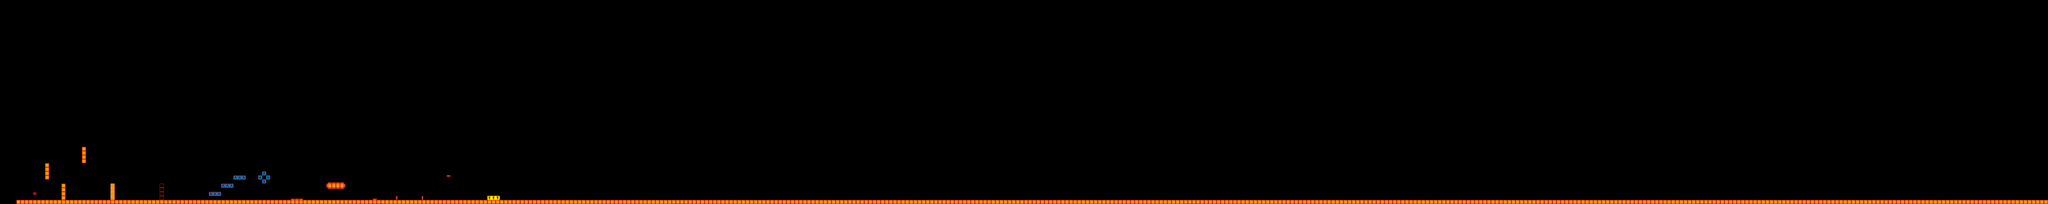

A 2D game scene composited from a Tiled map and its tileset images. What follows is a short description and the map's XML, with each tile layer's data collapsed to a summary:
An orthogonal 500x50 tile map with 32x32 px tiles, 2 tile layers (2, 1), 3 tilesets and 11 objects (Fall, Spawn, Wall, Wall texture, Wall collision, ...).

<map version="1.10" tiledversion="1.11.2" orientation="orthogonal" renderorder="right-down" width="500" height="50" tilewidth="32" tileheight="32" infinite="0" nextlayerid="4" nextobjectid="23">
 <tileset firstgid="1" source="../tilesets/ts_main.tsx" />
 <tileset firstgid="6" source="../tilesets/ts_prototype.tsx" />
 <tileset firstgid="38" source="../tilesets/ts_bricks.tsx" />
 <objectgroup id="3" name="text">
  <object id="11" name="Fall" x="40.5" y="1508.5" width="83" height="19">
   <text wrap="1">Fall / R to reset</text>
  </object>
  <object id="13" name="Spawn" x="231.167" y="1505.83" width="83" height="19">
   <text wrap="1">Spawn</text>
  </object>
  <object id="14" name="Wall" x="457.833" y="1412.5" width="83" height="19">
   <text wrap="1">Wall with collision and texture</text>
  </object>
  <object id="15" name="Wall texture" x="837.833" y="1403.17" width="83" height="19">
   <text wrap="1">Just texture</text>
  </object>
  <object id="16" name="Wall collision" x="1222.5" y="1400.5" width="83" height="19">
   <text wrap="1">Invisible wall (only collisions)</text>
  </object>
  <object id="17" name="DJump" x="474.5" y="1204.5" width="83" height="19">
   <text wrap="1">Try wall jump, dash, wallslide</text>
  </object>
  <object id="18" name="Platforms" x="1563.17" y="1463.83" width="83" height="19">
   <text wrap="1">Platforms, S to jump down</text>
  </object>
  <object id="19" name="Rotated platforms" x="2022.5" y="1452.5" width="83" height="19">
   <text wrap="1">Rotated platforms</text>
  </object>
  <object id="20" name="Spikes" x="2276.5" y="1497.83" width="83" height="19">
   <text wrap="1">Spikes</text>
  </object>
  <object id="21" name="Rotated spikes" x="2584.5" y="1521.17" width="83" height="19">
   <text wrap="1">Rotated spikes</text>
  </object>
  <object id="22" name="Finish" x="3813.5" y="1487.5" width="83" height="19">
   <text wrap="1">Next level / Finish</text>
  </object>
 </objectgroup>
 <layer id="2" name="2" width="500" height="50">
  <data>[25000 cells, 549 non-empty, 4 distinct tile ids]</data>
 </layer>
 <layer id="1" name="1" width="500" height="50">
  <data>[25000 cells, 550 non-empty, 5 distinct tile ids]</data>
 </layer>
</map>
